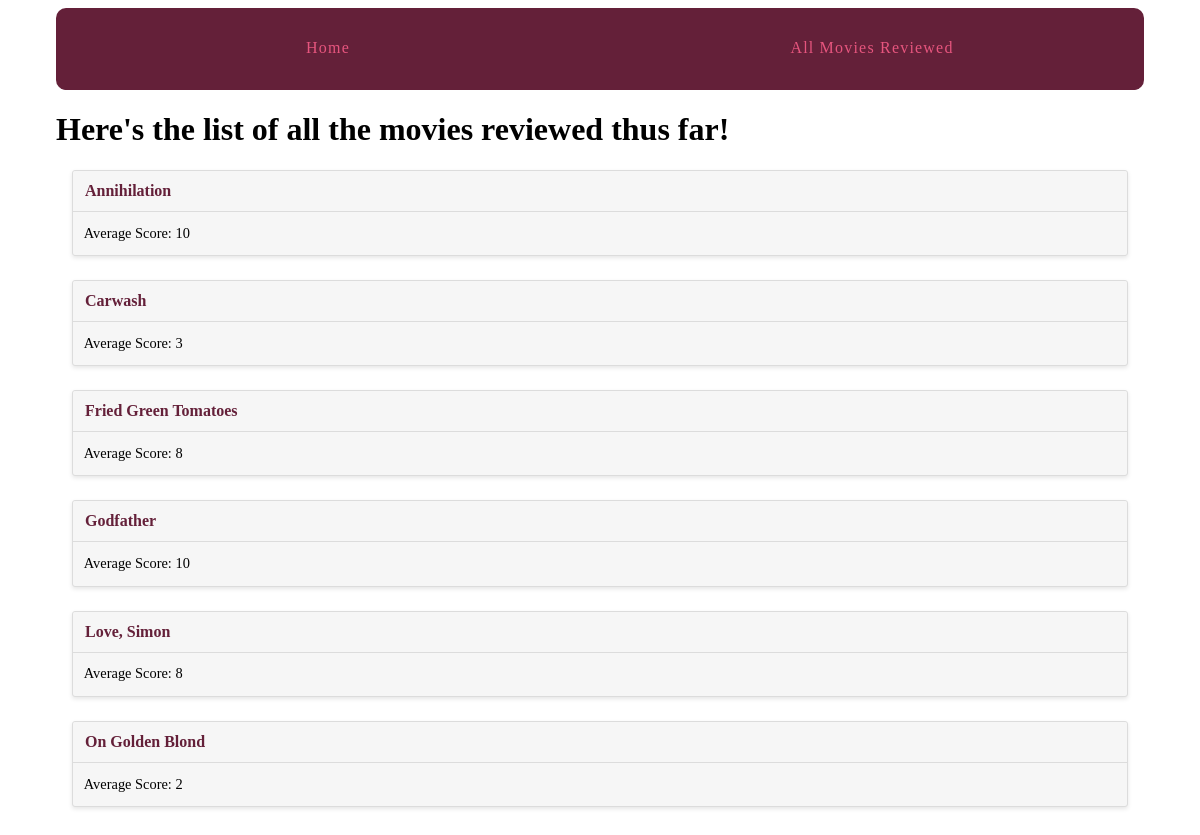
The page /movies/all_movies/ on the database its author committed.
### movies/models.py (models this page shows, shortened)
class Movie(models.Model):
    MOVIE_CATEGORIES = (
    ('C', 'Comedy'),
    ('D', 'Documentary'),
    ('H', 'Horror'),
    ('RC', 'Romantic Comedy'),
    ('SF', 'Sci-Fi'),
    ('D', 'Drama'),
    ('Cl', 'Classic'),
    ('CC', 'Cult Classic'),
    )
    added = models.DateTimeField(auto_now_add=True)
    title = models.CharField(max_length=200)
    seen_on = models.DateField(default=date.today)
    rating = models.PositiveSmallIntegerField(default=0)
    category = models.CharField(choices=MOVIE_CATEGORIES, max_length=2, default='D')
    comments = models.TextField(blank=True, default='')
    reviewer = models.ForeignKey(User, on_delete=models.CASCADE) #many to one, if user is deleted all movies attributed will also be removed

### movies/views.py (the view)
# urls.py: path('all_movies/', views.all_movies, name='all_movies'),
def all_movies(request):
    movies = Movie.objects.all().order_by('title')
    return render(request, 'movies/movie_list.html', {'movies':movies})

### movies/templates/movies/movie_list.html (shortened to what this page needs)
{% extends "base.html" %}
{% block content %}
{% if reviewer %}
 <h1>Here's a list of those that you have seen, {{ reviewer }} (best to worst)</h1>
 {% else %}
 <h1>Here's the list of all the movies reviewed thus far!</h1>
 {% endif %}
{% for movie in movies %}
<div class="card">
    <header><a href="movie_detail/{{ movie.pk }}">{{ movie.title }}</a></header>
    <div class="card-copy">
        Average Score: {{ movie.rating }}
    </div>
</div>
{% endfor %}
 {% endblock %}

### assets/css/base.css (style rules this page uses)
html { box-sizing: border-box; }
*, *::after, *::before { box-sizing: inherit; }
.card { -webkit-flex-basis: 15em; -moz-flex-basis: 15em; flex-basis: 15em; -ms-flex-preferred-size: 15em; -webkit-flex-grow: 1; -moz-flex-grow: 1; flex-grow: 1; -ms-flex-positive: 1; -webkit-transition: all 0.2s ease-in-out; -moz-transition: all 0.2s ease-in-out; transition: all 0.2s ease-in-out; background-color: #f6f6f6; border-radius: 3px; border: 1px solid gainsboro; box-shadow: 0 2px 4px #e6e6e6; margin: 0 1em 1.5em 1em; position: relative; }
.card header { -webkit-transition: all 0.2s ease-in-out; -moz-transition: all 0.2s ease-in-out; transition: all 0.2s ease-in-out; background-color: #f6f6f6; border-bottom: 1px solid gainsboro; border-radius: 3px 3px 0 0; font-weight: bold; line-height: 1.5em; padding: 0.5em 0.75em; }
.card header a { color: #642039; text-decoration: none; }
.card .card-copy { font-size: 0.9em; line-height: 1.5em; padding: 0.75em 0.75em; }

### rows shown on the page
Movie: title "Annihilation", rating "10"
Movie: title "Carwash", rating "3"
Movie: title "Fried Green Tomatoes", rating "8"
Movie: title "Godfather", rating "10"
Movie: title "Love, Simon", rating "8"
Movie: title "On Golden Blond", rating "2"
